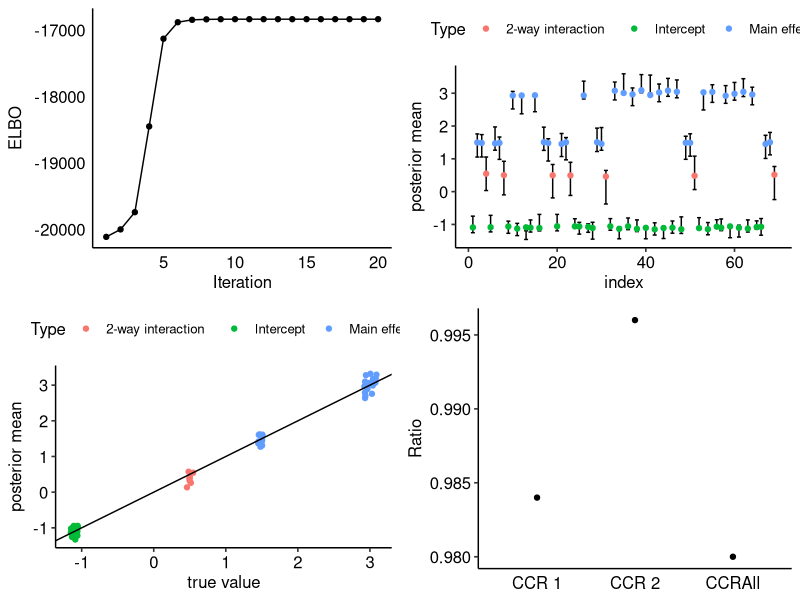
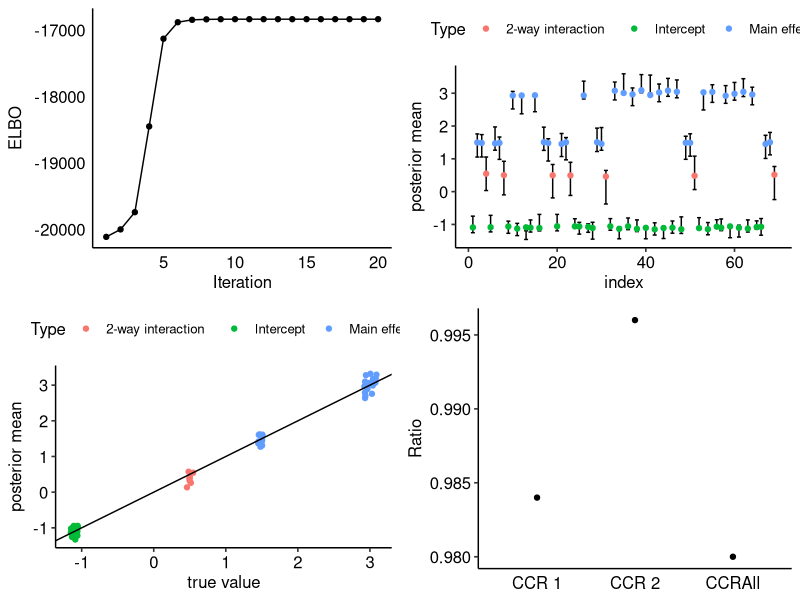

Reproduce these figures in R, in order.

# Helper Functions
sigmoid = function(x){1/(1+exp(-x))}

bernoulli_sampler = function(n, p){as.integer(runif(n) < p)}

intToBin = function(t, d){
  if (t == 0){res = c(0)}
  res = c()
  while (t > 1){
    res = c(t %% 2, res)
    t = t %/% 2
  }
  if (t == 1){res = c(t, res)}
  if (length(res) < d){res = c(rep(0, d-length(res)), res)}
  return(paste(res, collapse=""))
}

my_lambda = function(xi){
  ans = rep(1/8, length(xi))
  ans[xi != 0] = (sigmoid(xi[xi != 0])-1/2)/(2*xi[xi != 0])
  ans
}

trace = function(M){sum(diag(M))}

my_lbeta = function(x){sum(lgamma(x))-lgamma(sum(x))}

generate_beta = function(d){
  if (d == 1){
    beta = c(runif(1,-1.15,-1.05))
  }else if (d == 2){
    beta = c(runif(1,-1.15,-1.05), runif(1, 2.9, 3.1))
  }else if (d == 4){
    beta = c(runif(1,-1.15,-1.05), runif(2, 1.45, 1.55), runif(1, 0.45, 0.55))
  }else if (d == 8){
    beta = c(runif(1,-1.15,-1.05), runif(2, 0.65, 0.75), runif(1, 0.55, 0.65), runif(1, 0.65, 0.75), runif(2, 0.55, 0.65), runif(1, 0.35, 0.45))
  }else if (d == 16){
    beta = c(runif(1, -2.02, -1.99), runif(2, 0.68, 0.72), runif(1, 0.23, 0.27), runif(1, 0.68, 0.72), runif(2, 0.23, 0.27), runif(1, 0.18, 0.22), runif(1, 0.68, 0.72), 
             runif(2, 0.23, 0.27), runif(1, 0.23, 0.27), runif(1, 0.68, 0.72), runif(2, 0.23, 0.27), runif(1, 0.13, 0.17))    
  }
  beta
}

generate_delta_matrix = function(Q, k){
  calculate_q = function(t, q){prod(sapply(1:length(q), function(i){ifelse(substr(t,i,i) == '1', q[i], 1)}))}
  calculate_delta = function(q){
    t = sapply(0:(2^k-1), function(i){intToBin(i, d = k)})
    Q_res = matrix(rep(sapply(t, function(x){calculate_q(x, q)}), 2^k), ncol = 2^k, byrow = T, dimnames = list(t,t))
    A_res = matrix(unlist(lapply(t, function(y){sapply(t, function(x){calculate_q(x, sapply(1:k, function(i){as.numeric(substr(y,i,i))}))})})), ncol = 2^k, byrow = T, dimnames = list(t,t))
    A_res*Q_res 
  }
  
  lapply(1:nrow(Q), function(i){calculate_delta(Q[i,])})
}

plot_ccr = function(res, data){
  k = dim(data$Q)[2]
  N = length(data$skill)
  post_pred = sapply(1:N, function(i)which.max(res$p_matrix[i,]))
  post_pred = sapply(post_pred, function(i){intToBin(i-1, d = k)})
  res = c()
  cnames = c()
  for (i in 1:k){
    res = c(res, sum(sapply(1:N, function(n) substr(data$skill[n],i,i) == substr(post_pred[n],i,i)))/N)
    cnames = c(cnames, paste("CCR", as.character(i)))
  }
  df = data.frame(c(res, sum(data$skill == post_pred)/N), c(cnames, 'CCRAll'))
  colnames(df) = c("Ratio", "names")
  ggplot(df, aes(x = names,  y =Ratio))+
    geom_point()+
    theme(axis.title.x=element_blank(),
          axis.ticks.x=element_blank(),
          panel.grid.major.x = element_blank(),
          panel.grid.minor.x = element_blank(),
          panel.grid.minor.y = element_blank())
}

plot_ELBO = function(res, data){
  temp = data.frame(1:length(res$ELBO), res$ELBO)
  colnames(temp) = c("Iteration", "ELBO")
  ggplot(temp, aes(x = Iteration, y = ELBO))+
    geom_point()+
    geom_line()+
    theme(axis.ticks.x=element_blank(),
          axis.ticks.y=element_blank(),
          panel.grid.major.x = element_blank(),
          panel.grid.minor.x = element_blank(),
          panel.grid.minor.y = element_blank()
    )
}

label_beta = function(d, k){
  res = c()
  for (i in 1:d){
    res = c(res, paste0(sum(as.integer(unlist(strsplit(intToBin(i-1,k),"")))), "-way interaction"))
  }
  res[res == "0-way interaction"] = "Intercept"
  res[res == "1-way interaction"] = "Main effect"
  res                       
}

# Data Simulation
data_generate = function(N, k, J, seed = 1){
  set.seed(seed)
  col_name = sapply(0:(2^k-1), function(i){intToBin(i, d = k)})
  prob = rep(1/2^k, 2^k) #1:2^k/sum(2^k)
  skills = sapply(sample(0:(2^k-1), N, replace = T, prob = prob), function(x){intToBin(x, k)})
  
  Q_matrix = sapply(sample(0:(2^k-1), J, replace = T), function(x){intToBin(x, k)})
  Q_matrix = t(sapply(Q_matrix, function(x){sapply(1:k, function(i){as.numeric(substr(x,i,i))})}))
  rownames(Q_matrix) = 1:J
  beta = lapply(1:J, function(j) generate_beta(2^sum(Q_matrix[j,])))
  delta_matrix = generate_delta_matrix(Q_matrix, k)
  
  valid_cols = lapply(1:J, function(j) names(which(colSums(delta_matrix[[j]])>0)))
  
  for (j in 1:J){
    delta_matrix[[j]] = matrix(delta_matrix[[j]][,valid_cols[[j]]], nrow = 2^k, dimnames = c(list(rownames(delta_matrix[[1]])), list(valid_cols[[j]])))
  }
  
  simulate_once = function(j, beta, delta_matrix){
    samples = bernoulli_sampler(length(skills), as.vector(sigmoid(delta_matrix[[j]][skills,]%*%beta[[j]])))
    return(samples)
  }
  
  Y = sapply(1:J, function(j) bernoulli_sampler(length(skills), as.vector(sigmoid(matrix(delta_matrix[[j]][skills,], nrow = N)%*%beta[[j]]))))
  return (list('Y' = Y, 'Q' = Q_matrix, 'skill' = skills, 'beta' = beta, 'delta_matrix' = delta_matrix))
}


# Main Algorithm
JJVI_fit = function(data, max_iter = 500, tolerance = 1e-10){
  N = dim(data$Y)[1]
  J = dim(data$Y)[2]
  k = dim(data$Q)[2]
  L = 2^k
  dim_beta = sapply(1:J, function(j) length(data$beta[[j]]))
  
  a0 = rep(1e-2, J)
  b0 = rep(1e-4, J)
  d0 = rep(1, L)
  
  xi = matrix(rep(0, J*L), ncol = L, byrow = T)
  
  max_iter = 500
  E_Z = matrix(rep(1/L, L*N), ncol = L)
  
  # First Iteration
  inv_V = lapply(1:J, function(j) 2*t(data$delta_matrix[[j]])%*%diag(my_lambda(xi[j,])*colSums(E_Z))%*%data$delta_matrix[[j]]+a0[j]/b0[j]*diag(dim_beta[j]))
  V = lapply(inv_V, solve)
  mu = lapply(1:J, function(j)V[[j]]%*%t(data$delta_matrix[[j]])%*%t(E_Z)%*%(data$Y[,j]-1/2))
  E_tbeta_beta = sapply(1:J, function(j) t(mu[[j]])%*%mu[[j]]+trace(V[[j]]))
  a = a0 + dim_beta/2
  b = b0 + E_tbeta_beta/2
  d = d0 + colSums(E_Z)
  
  calculate_ELBO = function(a,b,d,E_Z,mu,V){
    term1 = sum(colSums(E_Z)*(rowSums(sapply(1:J, function(j) -diag(data$delta_matrix[[j]]%*%(mu[[j]]%*%t(mu[[j]])+V[[j]])%*%t(data$delta_matrix[[j]]))*my_lambda(xi[j,])))+colSums(apply(xi, c(1,2), function(x){log(sigmoid(x))-x/2+my_lambda(x)*x^2}))))+sum(sapply(1:J, function(j) t(mu[[j]])%*%t(data$delta_matrix[[j]])%*%t(E_Z)%*%(data$Y[,j]-1/2)))
    term2 = sum(sapply(1:N, function(i) sum(sapply(1:L, function(l) E_Z[i,l]*(digamma(d[l])-digamma(sum(d))-log(E_Z[i,l]))))))
    term3 = sum((d0-d)*(digamma(d)-digamma(sum(d))))+my_lbeta(d)-my_lbeta(d0)
    term4 = -1/2*sum(sapply(1:J, function(j){(t(mu[[j]])%*%mu[[j]]+trace(V[[j]]))*a[j]/b[j]}))
    term5 = 1/2*sum(sapply(V, function(M){log(abs(det(M)))}))
    return (term1+term2+term3+term4+term5+sum(lgamma(a))+sum(a*(1-b0/b))-sum(a*log(b)))
  }
  
  ELBO_arr = c(calculate_ELBO(a,b,d,E_Z,mu,V))
  
  for (iter_ in 1:max_iter){
    E_beta_tbeta = lapply(1:J, function(j){V[[j]]+mu[[j]]%*%t(mu[[j]])})  
    xi = t(sapply(1:J, function(j) sqrt(diag(data$delta_matrix[[j]]%*%E_beta_tbeta[[j]]%*%t(data$delta_matrix[[j]])))))
    
    # Update Q_1
    E_log_pi = digamma(d)-digamma(sum(d))
    E_Z = matrix(rep(colSums(apply(xi, c(1,2), function(x){log(sigmoid(x))-x/2+my_lambda(x)*x^2}))+ E_log_pi + rowSums(sapply(1:J, function(j) -diag(data$delta_matrix[[j]]%*%(mu[[j]]%*%t(mu[[j]])+V[[j]])%*%t(data$delta_matrix[[j]]))*my_lambda(xi[j,]))) , N), nrow = N, byrow=T)+Reduce("+", lapply(1:J, function(j) (data$Y[,j]-1/2)%*%t(mu[[j]])%*%t(data$delta_matrix[[j]])))
    
    E_Z = t(apply(E_Z, 1, function(x)exp(x-max(x))/sum(exp(x-max(x)))))
    
    # Update Q_2
    inv_V = lapply(1:J, function(j) 2*t(data$delta_matrix[[j]])%*%diag(my_lambda(xi[j,])*colSums(E_Z))%*%data$delta_matrix[[j]]+a[j]/b[j]*diag(dim_beta[j]))
    V = lapply(inv_V, solve)
    mu = lapply(1:J, function(j) V[[j]]%*%t(data$delta_matrix[[j]])%*%t(E_Z)%*%(data$Y[,j]-1/2))
    
    # Update Q_3
    d = d0 + colSums(E_Z)
    
    # Q4
    E_tbeta_beta = sapply(1:J, function(j){(t(mu[[j]])%*%mu[[j]])+trace(V[[j]])})
    b = b0 + E_tbeta_beta/2
    
    
    ELBO = calculate_ELBO(a,b,d,E_Z,mu,V)
    if ((ELBO > ELBO_arr[length(ELBO)]) &abs(ELBO-ELBO_arr[length(ELBO_arr)])<abs(tolerance*ELBO_arr[length(ELBO)])){
      break
    }else{ELBO_arr = c(ELBO_arr, ELBO)}
  }
  beta_sd = lapply(1:J, function(j)sqrt(diag(V[[j]])))
  
  res = list('beta_mu_post' = mu, 'beta_sd_post' = beta_sd, 'delta_matrix' = data$delta_matrix, 'ELBO' = ELBO_arr, 'p_matrix' = E_Z, 'xi' = xi, 'd' = d)
  
  p1 = plot_ELBO(res, data)
  df = data.frame(cbind(unlist(res$beta_mu_post), unlist(res$beta_sd_post), unlist(data$beta)), unlist(lapply(1:length(res$beta_mu_post), function(j) label_beta(length(res$beta_mu_post[[j]]), dim(data$Q)[2]))),
                  row.names = 1: length(unlist(data$beta)))
  colnames(df) = c("posterior mean", "posterior sd", "true value", "Type")
  df['lower'] = df$`posterior mean`- qnorm(0.975)*df$`posterior sd`
  df['upper'] = df$`posterior mean`+ qnorm(0.975)*df$`posterior sd`
  df['index'] = 1:nrow(df)
  p2 = ggplot(df, aes(x = index, y = `posterior mean`))+geom_errorbar(aes(ymin = lower, ymax = upper))+geom_point(aes(y = `true value`, col = Type))
  p3 = ggplot(df, aes(x =`true value`, y=`posterior mean`, col = Type))+geom_point()+geom_abline(slope = 1)
  p4 = plot_ccr(res, data)
  theme_set(theme_pubr())
  p_final = ggarrange(p1, p2, p3, p4 , ncol = 2, nrow = 2)
  ggsave("fig", plot = p_final, device = "eps", width = 20, height = 12, dpi = 320)
  res$`fig` = p_final
  res$`recovery rate` = sum((df$lower-df$`true value`)*(df$upper-df$`true value`) <= 0)/nrow(df)
  return(res)
}

if(1){
  library(ggplot2)
  library(ggpubr)
  data = data_generate(N = 1000, k = 2 , J = 30, seed = 1)
  res = JJVI_fit(data)
  # save(data$Q, file = "Q.csv")
  # save(data$Y, file = "Y.csv")
  save(data, file = "data.RData")
  save(res, file = "res.RData")
  res
}

































